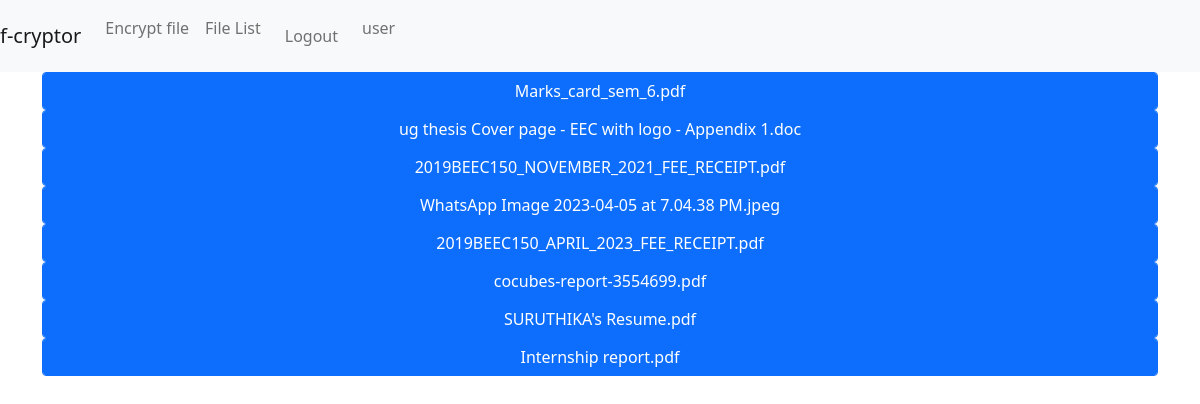
Screenshot of /list/ (signed in) with the database file from the repository.
### base/models.py (models this page shows, shortened)
class File_handler(models.Model):
    user = models.ForeignKey(User, on_delete=models.CASCADE)
    filename = models.CharField(max_length= 255)
    enctrypted_file_path = models.CharField(max_length=255)

### base/views.py (the view)
# urls.py: path('list/', file_list, name= 'fileList'),
def file_list(request):
    if request.user.is_authenticated:
        context = {}
        user = request.user
        all_file_dets = File_handler.objects.filter(user=user)
        if len(all_file_dets) == 0:
            return HttpResponse('<h2>No file Can be fetched! Looks like you havent encrypted any file</h2>')
        context['all_files'] = all_file_dets
        return render(request, 'file_list.html', context)
    return HttpResponse('<h2>Looks like there are some errors!</h2>')

### templates/file_list.html (shortened to what this page needs)
{% extends "main.html" %}
{% block content %}
    {% if all_files %}
    <div class="container">
        {% for file in all_files %}
            <a class="btn btn-primary form-control"href="{% url 'decrypt' file.filename %}"> {{file.filename}} </a>
            <br/>
        {% endfor %}
    </div>
    {% endif %}
{% endblock content %}

### templates/main.html (shortened to what this page needs)
<!DOCTYPE html>
<html>
    <head>
        <link rel="stylesheet" href="">
        <link href="https://cdn.jsdelivr.net/npm/bootstrap@5.0.2/dist/css/bootstrap.min.css" rel="stylesheet">
    </head>
    <body>
        {% include 'navbar.html' %}
        {% block content %}{% endblock %}
    </body>
</html>

### templates/navbar.html (shortened to what this page needs)
<nav class="navbar navbar-expand-lg navbar-light bg-light">
    <a class="navbar-brand" href="{% url 'home' %}">f-cryptor</a>
    <div class="collapse navbar-collapse" id="navbarSupportedContent">
      <ul class="navbar-nav mr-auto">
        {% if request.user.is_authenticated %}
        <li class="nav-item">
          <a class="nav-link" href="{% url 'encrypt' %}">Encrypt file</a>
        </li>
        <li class="nav-item">
          <a class="nav-link" href="{% url 'fileList' %}">File List</a>
        </li>
        <li class="nav-link">
            <a class="nav-link" href="{% url 'user_logout' %}">Logout</a>
        </li>
        {% endif %}
        {% if request.user.is_authenticated %}
        <li class="nav-item"><span class="nav-link mx-xxl-5">{{request.user}}</span></li>
        {% endif %}
      </ul>
    </div>
</nav>

### rows the page displays
File_handler: filename "Marks_card_sem_6.pdf"
File_handler: filename "ug thesis Cover page - EEC with logo - Appendix 1.doc"
File_handler: filename "2019BEEC150_NOVEMBER_2021_FEE_RECEIPT.pdf"
File_handler: filename "WhatsApp Image 2023-04-05 at 7.04.38 PM.jpeg"
File_handler: filename "2019BEEC150_APRIL_2023_FEE_RECEIPT.pdf"
File_handler: filename "cocubes-report-3554699.pdf"
File_handler: filename "SURUTHIKA's Resume.pdf"
File_handler: filename "Internship report.pdf"

### other values shown
{{ request.user }} "user"
